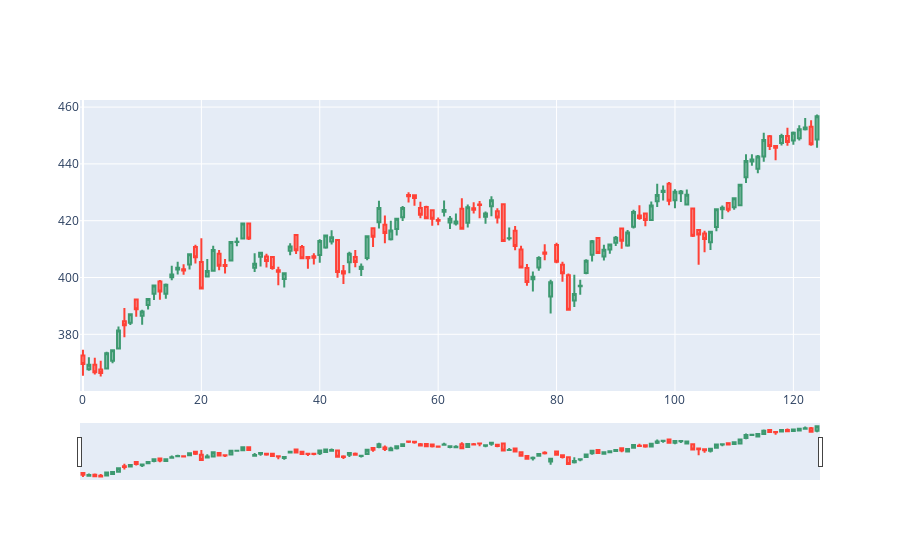

Source (notebook cell):
### Code cell
import plotly.graph_objects as go

# Asumiendo que data_historica es tu DataFrame y ya está definido
st = 0
dfpl = data_historica[st:st+150].copy()
fig = go.Figure(data=[go.Candlestick(x=dfpl.index,
                                     open=dfpl['Open'],
                                     high=dfpl['High'],
                                     low=dfpl['Low'],
                                     close=dfpl['Close'])])

fig.show()
